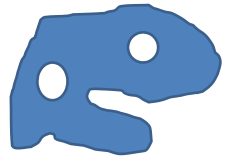
//> input picture aula6/ex1/2.png, 229 x 166 px
$ ./main   (built with g++ and OpenCV 4)
//> lines starting //> are read from the running program, lines starting //| are printed output that depends on the picture; after the words box and inside, x2 and y2 are one past the last pixel; in counts of white or black regions, pixels touching at a corner belong together
/*
 * Dada uma imagem segmentada, implemente em OpenCV um programa que calcula os
 * descritores topológicos H, E, C.
 *
 * Referencia:
 * - Ex. 2 aula 3.
 */

#include <iostream>
#include <opencv2/opencv.hpp>

using namespace cv;
using namespace std;

int main(int argc, char** argv) {
  Mat image;
  image = imread("2.png", IMREAD_GRAYSCALE);
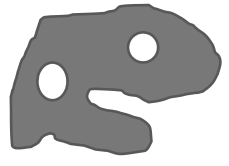
//> image: 166 rows x 229 cols, CV_8UC1; min 88, max 255, mean 179.4

  threshold(image, image, 0, 255, THRESH_OTSU);
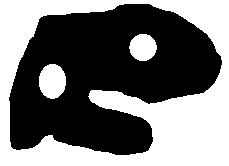
//> image: 166 rows x 229 cols, CV_8UC1; 45.5% white; 3 white regions, box (x1, y1, x2, y2) and area: (0, 0, 229, 166) 15950, (39, 64, 66, 99) 750, (129, 34, 157, 61) 583

  image = Scalar(255) - image;
//> image: 166 rows x 229 cols, CV_8UC1; 54.5% white; 3 black regions

  // Encontra todos os contornos.
  vector<vector<Point> > contours;
  vector<Vec4i> hierarchy;
  findContours(image, contours, hierarchy, CV_RETR_CCOMP, CHAIN_APPROX_SIMPLE);
//> contours = 3 contours; box (x1, y1, x2, y2) and area: (9, 4, 222, 155) 21712, (38, 63, 67, 100) 794, (128, 33, 158, 62) 621

  int H = 0;
  int C = 0;

  // Determina se é um buraco ou componente conexo;
  for (auto &it : hierarchy) {
    if (it.val[3] < 0) {
      C++;
    } else {
      H++;
    }
  }
//> this loop made 3 passes
//> (it, H) on passes 2 to 3: ([2, -1, -1, 0], 1), ([-1, 1, -1, 0], 2)
//> (it, C) on pass 1: ([-1, -1, 1, -1], 1)
//> after the loop, C = 1; H = 2

  int E = C - H;
//> E = -1

  cout << "H = " << H << "; C = " << C << "; E = " << E << ";" << endl;
//| H = 2; C = 1; E = -1;
  waitKey(0);

  return 0;
}
